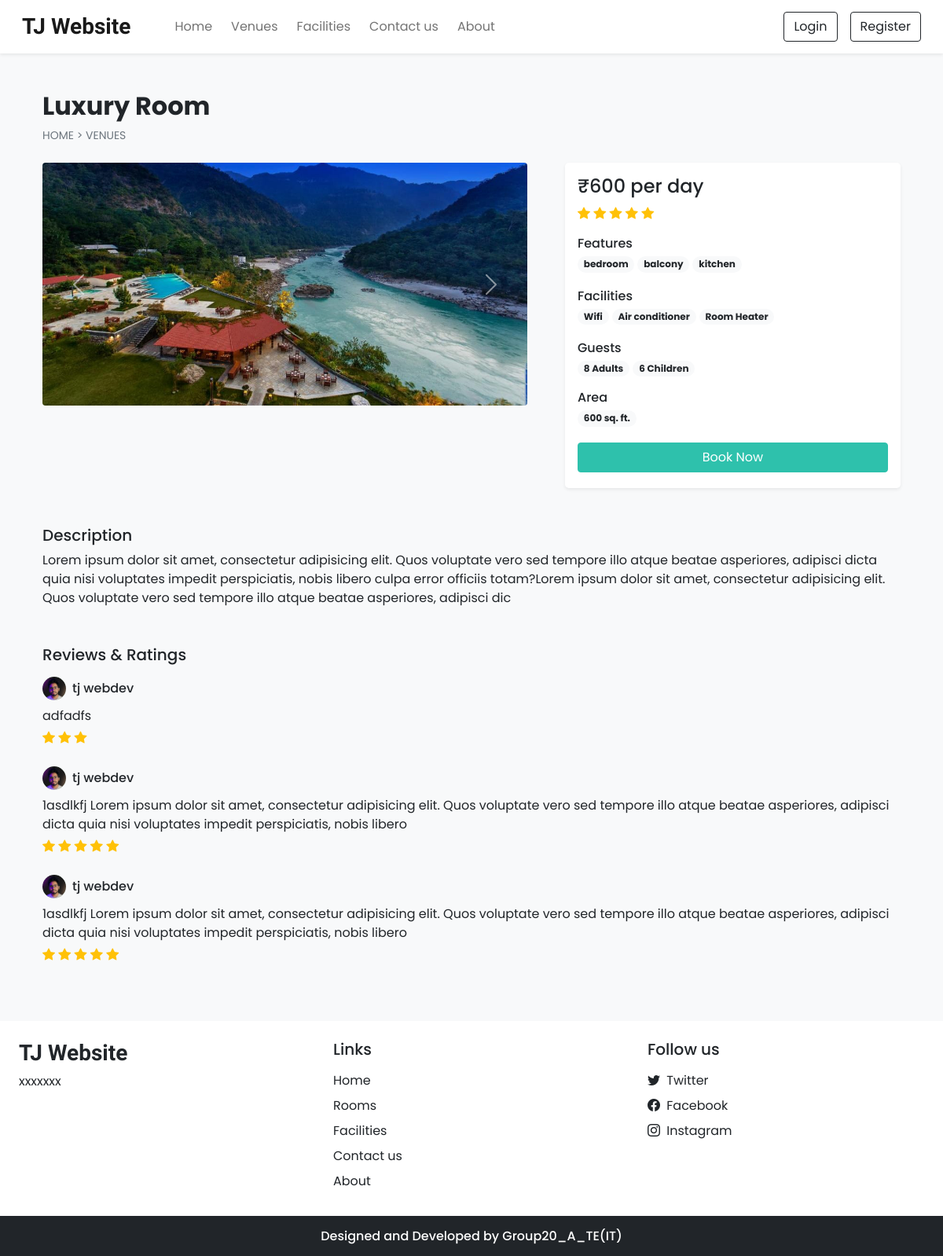
Page /room_details.php?id=5 on the committed database.
### tables this page shows
CREATE TABLE `settings` (
  `sr_no` int(11) NOT NULL,
  `site_title` varchar(50) NOT NULL,
  `site_about` varchar(250) NOT NULL,
  `shutdown` tinyint(1) NOT NULL
);

CREATE TABLE `rooms` (
  `id` int(11) NOT NULL,
  `name` varchar(150) NOT NULL,
  `area` int(11) NOT NULL,
  `price` int(11) NOT NULL,
  `quantity` int(11) NOT NULL,
  `adult` int(11) NOT NULL,
  `children` int(11) NOT NULL,
  `description` varchar(350) NOT NULL,
  `status` tinyint(4) NOT NULL DEFAULT 1,
  `removed` int(11) NOT NULL DEFAULT 0
);

CREATE TABLE `room_images` (
  `sr_no` int(11) NOT NULL,
  `room_id` int(11) NOT NULL,
  `image` varchar(150) NOT NULL,
  `thumb` tinyint(4) NOT NULL DEFAULT 0
);

CREATE TABLE `features` (
  `id` int(11) NOT NULL,
  `name` varchar(50) NOT NULL
);

CREATE TABLE `facilities` (
  `id` int(11) NOT NULL,
  `icon` varchar(100) NOT NULL,
  `name` varchar(50) NOT NULL,
  `description` varchar(250) NOT NULL
);

CREATE TABLE `rating_review` (
  `sr_no` int(11) NOT NULL,
  `booking_id` int(11) NOT NULL,
  `room_id` int(11) NOT NULL,
  `user_id` int(11) NOT NULL,
  `rating` int(11) NOT NULL,
  `review` varchar(200) NOT NULL,
  `seen` int(11) NOT NULL DEFAULT 0,
  `datentime` datetime NOT NULL DEFAULT current_timestamp()
);

CREATE TABLE `user_cred` (
  `id` int(11) NOT NULL,
  `name` varchar(100) NOT NULL,
  `email` varchar(150) NOT NULL,
  `address` varchar(120) NOT NULL,
  `phonenum` varchar(100) NOT NULL,
  `pincode` int(11) NOT NULL,
  `dob` date NOT NULL,
  `profile` varchar(100) NOT NULL,
  `password` varchar(200) NOT NULL,
  `is_verified` int(11) NOT NULL DEFAULT 0,
  `token` varchar(200) DEFAULT NULL,
  `t_expire` date DEFAULT NULL,
  `status` int(11) NOT NULL DEFAULT 1,
  `datentime` datetime NOT NULL DEFAULT current_timestamp()
);

### admin/inc/db_config.php (called while the page is built, shortened)
<?php
  function select($sql,$values,$datatypes)
  {
    $con = $GLOBALS['con'];
    if($stmt = mysqli_prepare($con,$sql))
    {
      mysqli_stmt_bind_param($stmt,$datatypes,...$values);
      if(mysqli_stmt_execute($stmt)){
        $res = mysqli_stmt_get_result($stmt);
        return $res;
      }
      else{
        mysqli_stmt_close($stmt);
        die("Query cannot be executed - Select");
      }
    }
    else{
      die("Query cannot be prepared - Select");
    }
  }
?>

### room_details.php (the view, shortened to what this page needs)
<!DOCTYPE html>
<html lang="en">
<head>
  <?php require('inc/links.php'); ?>
</head>
<body class="bg-light">
  <?php require('inc/header.php'); ?>
  <?php
    $data = filteration($_GET);
    $room_res = select("SELECT * FROM `rooms` WHERE `id`=? AND `status`=? AND `removed`=?",[$data['id'],1,0],'iii');
    $room_data = mysqli_fetch_assoc($room_res);
  ?>
  <div class="container">
    <div class="row">
      <div class="col-12 my-5 mb-4 px-4">
        <h2 class="fw-bold"><?php echo $room_data['name'] ?></h2>
        <div style="font-size: 14px;">
          <a href="index.php" class="text-secondary text-decoration-none">HOME</a>
          <span class="text-secondary"> > </span>
          <a href="rooms.php" class="text-secondary text-decoration-none">VENUES</a>
        </div>
      </div>
      <div class="col-lg-7 col-md-12 px-4">
        <div id="roomCarousel" class="carousel slide" data-bs-ride="carousel">
          <div class="carousel-inner">
            <?php
              $room_img = ROOMS_IMG_PATH."thumbnail.jpg";
              $img_q = mysqli_query($con,"SELECT * FROM `room_images`
                WHERE `room_id`='$room_data[id]'");
              if(mysqli_num_rows($img_q)>0)
              {
                $active_class = 'active';
                while($img_res = mysqli_fetch_assoc($img_q))
                {
                  echo"
                    <div class='carousel-item $active_class'>
                      <img src='".ROOMS_IMG_PATH.$img_res['image']."' class='d-block w-100 rounded'>
                    </div>
                  ";
                  $active_class='';
                }
              }
              else{
                echo"<div class='carousel-item active'>
                  <img src='$room_img' class='d-block w-100'>
                </div>";
              }
            ?>
          </div>
          <button class="carousel-control-prev" type="button" data-bs-target="#roomCarousel" data-bs-slide="prev">
            <span class="carousel-control-prev-icon" aria-hidden="true"></span>
          </button>
          <button class="carousel-control-next" type="button" data-bs-target="#roomCarousel" data-bs-slide="next">
            <span class="carousel-control-next-icon" aria-hidden="true"></span>
          </button>
        </div>
      </div>
      <div class="col-lg-5 col-md-12 px-4">
        <div class="card mb-4 border-0 shadow-sm rounded-3">
          <div class="card-body">
            <?php
              echo<<<price
                <h4>₹$room_data[price] per day</h4>
              price;
              $rating_q = "SELECT AVG(rating) AS `avg_rating` FROM `rating_review`
                WHERE `room_id`='$room_data[id]' ORDER BY `sr_no` DESC LIMIT 20";
              $rating_res = mysqli_query($con,$rating_q);
              $rating_fetch = mysqli_fetch_assoc($rating_res);
              $rating_data = "";
              if($rating_fetch['avg_rating']!=NULL)
              {
                for($i=0; $i < $rating_fetch['avg_rating']; $i++){
                  $rating_data .="<i class='bi bi-star-fill text-warning'></i> ";
                }
              }
              echo<<<rating
                <div class="mb-3">
                  $rating_data
                </div>
              rating;
              $fea_q = mysqli_query($con,"SELECT f.name FROM `features` f
                INNER JOIN `room_features` rfea ON f.id = rfea.features_id
                WHERE rfea.room_id = '$room_data[id]'");
              $features_data = "";
              while($fea_row = mysqli_fetch_assoc($fea_q)){
                $features_data .="<span class='badge rounded-pill bg-light text-dark text-wrap me-1 mb-1'>
                  $fea_row[name]
                </span>";
              }
              echo<<<features
                <div class="mb-3">
                  <h6 class="mb-1">Features</h6>
                  $features_data
                </div>
              features;
              $fac_q = mysqli_query($con,"SELECT f.name FROM `facilities` f
                INNER JOIN `room_facilities` rfac ON f.id = rfac.facilities_id
                WHERE rfac.room_id = '$room_data[id]'");
              $facilities_data = "";
              while($fac_row = mysqli_fetch_assoc($fac_q)){
                $facilities_data .="<span class='badge rounded-pill bg-light text-dark text-wrap me-1 mb-1'>
                  $fac_row[name]
                </span>";
              }
              echo<<<facilities
                <div class="mb-3">
                  <h6 class="mb-1">Facilities</h6>
                  $facilities_data
                </div>
              facilities;
              echo<<<guests
                <div class="mb-3">
                  <h6 class="mb-1">Guests</h6>
                  <span class="badge rounded-pill bg-light text-dark text-wrap">
                    $room_data[adult] Adults
                  </span>
                  <span class="badge rounded-pill bg-light text-dark text-wrap">
                    $room_data[children] Children
                  </span>
                </div>
              guests;
              echo<<<area
                <div class="mb-3">
                  <h6 class="mb-1">Area</h6>
                  <span class='badge rounded-pill bg-light text-dark text-wrap me-1 mb-1'>
                    $room_data[area] sq. ft.
                  </span>
                </div>
              area;
              if(!$settings_r['shutdown']){
                $login=0;
                echo<<<book
                  <button onclick='checkLoginToBook($login,$room_data[id])' class="btn w-100 text-white custom-bg shadow-none mb-1">Book Now</button>
                book;
              }
            ?>
          </div>
        </div>
      </div>
      <div class="col-12 mt-4 px-4">
        <div class="mb-5">
          <h5>Description</h5>
          <p>
            <?php echo $room_data['description'] ?>
          </p>
        </div>
        <div>
          <h5 class="mb-3">Reviews & Ratings</h5>
          <?php
            $review_q = "SELECT rr.*,uc.name AS uname, uc.profile, r.name AS rname FROM `rating_review` rr
              INNER JOIN `user_cred` uc ON rr.user_id = uc.id
              INNER JOIN `rooms` r ON rr.room_id = r.id
              WHERE rr.room_id = '$room_data[id]'
              ORDER BY `sr_no` DESC LIMIT 15";
            $review_res = mysqli_query($con,$review_q);
            $img_path = USERS_IMG_PATH;
            if(mysqli_num_rows($review_res)==0){
              echo 'No reviews yet!';
            }
            else
            {
              while($row = mysqli_fetch_assoc($review_res))
              {
                $stars = "<i class='bi bi-star-fill text-warning'></i> ";
                for($i=1; $i<$row['rating']; $i++){
                  $stars .= " <i class='bi bi-star-fill text-warning'></i>";
                }
                echo<<<reviews
                  <div class="mb-4">
                    <div class="d-flex align-items-center mb-2">
                      <img src="$img_path$row[profile]" class="rounded-circle" loading="lazy" width="30px">
                      <h6 class="m-0 ms-2">$row[uname]</h6>
                    </div>
                    <p class="mb-1">
                      $row[review]
                    </p>
                    <div>
                      $stars
                    </div>
                  </div>
                reviews;
              }
            }
          ?>
        </div>
      </div>
    </div>
  </div>
  <?php require('inc/footer.php'); ?>
</body>
</html>

### inc/links.php (shortened to what this page needs)
<link href="https://cdn.jsdelivr.net/npm/bootstrap@5.0.2/dist/css/bootstrap.min.css" rel="stylesheet">
<link rel="stylesheet" href="https://cdn.jsdelivr.net/npm/bootstrap-icons@1.9.1/font/bootstrap-icons.css">
<link rel="stylesheet" href="css/common.css">
<?php
  require('admin/inc/db_config.php');
  $contact_q = "SELECT * FROM `contact_details` WHERE `sr_no`=?";
  $settings_q = "SELECT * FROM `settings` WHERE `sr_no`=?";
  $values = [1];
  $contact_r = mysqli_fetch_assoc(select($contact_q,$values,'i'));
  $settings_r = mysqli_fetch_assoc(select($settings_q,$values,'i'));
?>

### inc/header.php (shortened to what this page needs)
<nav id="nav-bar" class="navbar navbar-expand-lg navbar-light bg-white px-lg-3 py-lg-2 shadow-sm sticky-top">
  <div class="container-fluid">
    <a class="navbar-brand me-5 fw-bold fs-3 h-font" href="index.php"><?php echo $settings_r['site_title'] ?></a>
    <div class="collapse navbar-collapse" id="navbarSupportedContent">
      <ul class="navbar-nav me-auto mb-2 mb-lg-0">
        <li class="nav-item">
          <a class="nav-link me-2" href="index.php">Home</a>
        </li>
        <li class="nav-item">
          <a class="nav-link me-2" href="rooms.php">Venues</a>
        </li>
        <li class="nav-item">
          <a class="nav-link me-2" href="facilities.php">Facilities</a>
        </li>
        <li class="nav-item">
          <a class="nav-link me-2" href="contact.php">Contact us</a>
        </li>
        <li class="nav-item">
          <a class="nav-link" href="about.php">About</a>
        </li>
      </ul>
      <div class="d-flex">
        <?php
          if(isset($_SESSION['login']) && $_SESSION['login']==true)
          {
            $path = USERS_IMG_PATH;
            echo<<<data
              <div class="btn-group">
                <button type="button" class="btn btn-outline-dark shadow-none dropdown-toggle" data-bs-toggle="dropdown" data-bs-display="static" aria-expanded="false">
                  <img src="$path$_SESSION[uPic]" style="width: 25px; height: 25px;" class="me-1 rounded-circle">
                  $_SESSION[uName]
                </button>
                <ul class="dropdown-menu dropdown-menu-lg-end">
                  <li><a class="dropdown-item" href="profile.php">Profile</a></li>
                  <li><a class="dropdown-item" href="bookings.php">Bookings</a></li>
                  <li><a class="dropdown-item" href="logout.php">Logout</a></li>
                </ul>
              </div>
            data;
          }
          else
          {
            echo<<<data
              <button type="button" class="btn btn-outline-dark shadow-none me-lg-3 me-2" data-bs-toggle="modal" data-bs-target="#loginModal">
                Login
              </button>
              <button type="button" class="btn btn-outline-dark shadow-none" data-bs-toggle="modal" data-bs-target="#registerModal">
                Register
              </button>
            data;
          }
        ?>
      </div>
    </div>
  </div>
</nav>

### inc/footer.php (shortened to what this page needs)
<div class="container-fluid bg-white mt-5">
  <div class="row">
    <div class="col-lg-4 p-4">
      <h3 class="h-font fw-bold fs-3 mb-2"><?php echo $settings_r['site_title'] ?></h3>
      <p>
        <?php echo $settings_r['site_about'] ?>
      </p>
    </div>
    <div class="col-lg-4 p-4">
      <h5 class="mb-3">Links</h5>
      <a href="index.php" class="d-inline-block mb-2 text-dark text-decoration-none">Home</a> <br>
      <a href="rooms.php" class="d-inline-block mb-2 text-dark text-decoration-none">Rooms</a> <br>
      <a href="facilities.php" class="d-inline-block mb-2 text-dark text-decoration-none">Facilities</a> <br>
      <a href="contact.php" class="d-inline-block mb-2 text-dark text-decoration-none">Contact us</a> <br>
      <a href="about.php" class="d-inline-block mb-2 text-dark text-decoration-none">About</a>
    </div>
    <div class="col-lg-4 p-4">
        <h5 class="mb-3">Follow us</h5>
        <?php
          if($contact_r['tw']!=''){
            echo<<<data
              <a href="$contact_r[tw]" class="d-inline-block text-dark text-decoration-none mb-2">
                <i class="bi bi-twitter me-1"></i> Twitter
              </a><br>
            data;
          }
        ?>
        <a href="<?php echo $contact_r['fb'] ?>" class="d-inline-block text-dark text-decoration-none mb-2">
          <i class="bi bi-facebook me-1"></i> Facebook
        </a><br>
        <a href="<?php echo $contact_r['insta'] ?>" class="d-inline-block text-dark text-decoration-none">
          <i class="bi bi-instagram me-1"></i> Instagram
        </a><br>
    </div>
  </div>
</div>
<h6 class="text-center bg-dark text-white p-3 m-0">Designed and Developed by Group20_A_TE(IT)</h6>

### css/common.css (style rules this page uses)
:root { --teal: #2ec1ac; --teal_hover: #279e8c; }
* { font-family: 'Poppins', sans-serif; }
.h-font { font-family: 'Merienda', cursive; }
.custom-bg { background-color: var(--teal); border: 1px solid var(--teal); }

### rows in the picture
settings: site_title "TJ Website", site_about "xxxxxxx"
rooms: name "Luxury Room", price "600", adult "8", children "6", area "600", description "Lorem ipsum dolor sit amet, consectetur adipisicing elit. Quos voluptate vero sed tempore illo atque beatae asperiores, adipisci dicta quia nisi voluptates impedit perspiciatis, nobis libero culpa error officiis totam?Lorem ipsum dolor sit amet, consectetur adipisicing elit. Quos voluptate vero sed tempore illo atque beatae asperiores, adipisci dic"
room_images: image (picture)
features: name "bedroom"
features: name "balcony"
features: name "kitchen"
facilities: name "Wifi"
facilities: name "Air conditioner"
facilities: name "Room Heater"
rating_review: user.profile (picture), user.name "tj webdev", review "adfadfs"
rating_review: user.profile (picture), user.name "tj webdev", review "1asdlkfj Lorem ipsum dolor sit amet, consectetur adipisicing elit. Quos voluptate vero sed tempore illo atque beatae asperiores, adipisci dicta quia nisi voluptates impedit perspiciatis, nobis libero"
rating_review: user.profile (picture), user.name "tj webdev", review "1asdlkfj Lorem ipsum dolor sit amet, consectetur adipisicing elit. Quos voluptate vero sed tempore illo atque beatae asperiores, adipisci dicta quia nisi voluptates impedit perspiciatis, nobis libero"
